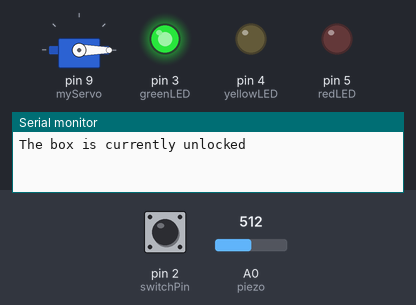
Bench run of a sketch on a simulated Arduino Uno, built with avr-gcc and run on an emulated ATmega328P. Shown: servo, output pins drawn as LEDs (lit = HIGH), the last lines printed to the serial monitor. Dashed ring = blinking. Inputs (shaded band) come from the test bench; at power-on: pin 2 (switchPin) LOW, A0 (piezo) = 512.

Above: at 1.3 s.
1.4 s: pin 2 (switchPin) pulled HIGH for 0.15 s
At 2.1 s:
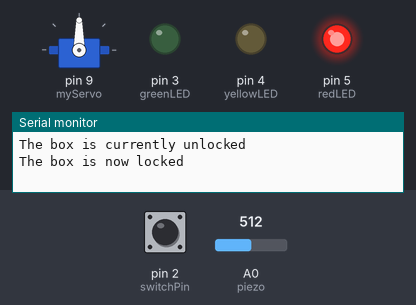
3.0 s: A0 (piezo) set to 211
6.0 s: A0 (piezo) set to 187
At 6.4 s:
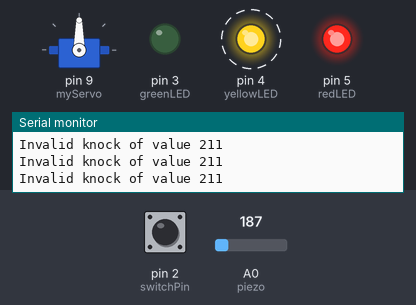
9.0 s: pin 2 (switchPin) pulled HIGH for 1 s
At 12.5 s:
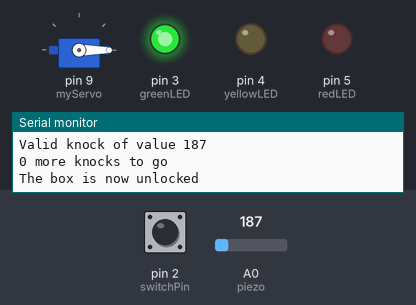
13.0 s: pin 2 (switchPin) pulled HIGH for 3.2 s
At 15.0 s:
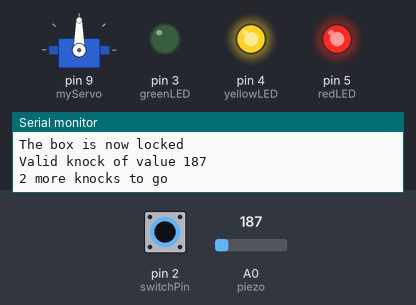
Timing chart, 0 to 18.7 s (numbered marks = the images above; inputs shaded):
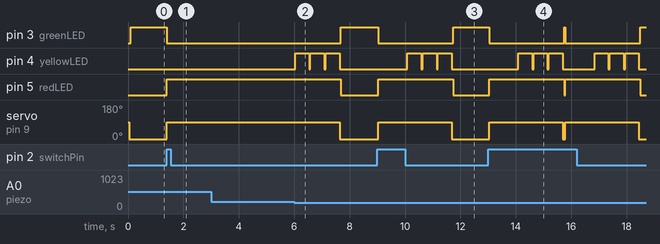

Measured:
- the behaviour switches between 200 and 199 on A0 (piezo) (found by bisection; images 1 and 2)
- after the input at 1.4 s, pin 3 (greenLED): HIGH → LOW at once; pin 5 (redLED): LOW → HIGH at once; servo on pin 9 (myServo): 0° → 90° at once
- after the input at 6.0 s, pin 3 (greenLED): LOW → HIGH after 1.7 s; pin 4 (yellowLED): alternates HIGH for 0.50 s and LOW for 0.05 s, 6 changes in all, then stays LOW, starting at once; pin 5 (redLED): HIGH → LOW after 1.7 s; servo on pin 9 (myServo): 90° → 0° after 1.6 s
- after the input at 9.0 s, pin 3 (greenLED): HIGH → LOW at once, → HIGH 2.7 s later; pin 4 (yellowLED): alternates HIGH for 0.50 s and LOW for 0.05 s, 6 changes in all, then stays LOW, starting after 1.1 s; pin 5 (redLED): LOW → HIGH at once, → LOW 2.7 s later; servo on pin 9 (myServo): 0° → 90° at once, → 0° 2.7 s later
- after the input at 13.0 s, pin 3 (greenLED): alternates HIGH for 0.05 s and LOW for 2.7 s, starting at once; pin 5 (redLED): alternates HIGH for 2.7 s and LOW for 0.05 s, starting at once; servo on pin 9 (myServo): alternates 90° for 2.7 s and 0° for 0.10 s, starting at once

The sketch:

main.ino
```cpp
#include <Servo.h>
Servo myServo;

const int piezo = A0;
const int switchPin = 2;
const int greenLED = 3;
const int yellowLED = 4;
const int redLED = 5;

int knockVal;
int switchVal;

const int quietKnock = 20;
const int loudKnock = 200;

boolean locked = false;
int numberOfKnocks = 0;


void setup() {


  myServo.attach(9);
  delay(50);
  myServo.write(0);

  pinMode(greenLED, OUTPUT);
  pinMode(yellowLED, OUTPUT);
  pinMode(redLED, OUTPUT);
  pinMode(switchPin, INPUT);

  delay(50);
  digitalWrite(greenLED, HIGH);

  Serial.begin(9600);
  delay(50);
  Serial.println("The box is currently unlocked");


}


void loop() {


  if (locked == false) {

    switchVal = digitalRead(switchPin);

    if (switchVal == HIGH) {

      locked = true;

      digitalWrite(greenLED, LOW);
      digitalWrite(redLED, HIGH);

      myServo.write(90);

      Serial.println("The box is now locked");
      delay(1000);

    }

  } else {

    knockVal = analogRead(piezo);

    if (numberOfKnocks < 3 && knockVal > 0) {

      if (checkForKnocks(knockVal) == true) {

        numberOfKnocks++;

        Serial.print(3 - numberOfKnocks);
        Serial.println(" more knocks to go");

      }

    }

    if (numberOfKnocks >= 3) {

      locked = false;

      myServo.write(0);

      delay(50);
      digitalWrite(redLED, LOW);
      digitalWrite(greenLED, HIGH);

      Serial.println("The box is now unlocked");

      numberOfKnocks = 0;

    }

  }

  delay(50);

}


boolean checkForKnocks(int value) {


  if (value < loudKnock && value > quietKnock) {

    digitalWrite(yellowLED, HIGH);
    delay(500);
    digitalWrite(yellowLED, LOW);

    Serial.print("Valid knock of value ");
    Serial.println(value);

    return true;

  } else {

    Serial.print("Invalid knock of value ");
    Serial.println(value);

    return false;

  }


}
```
